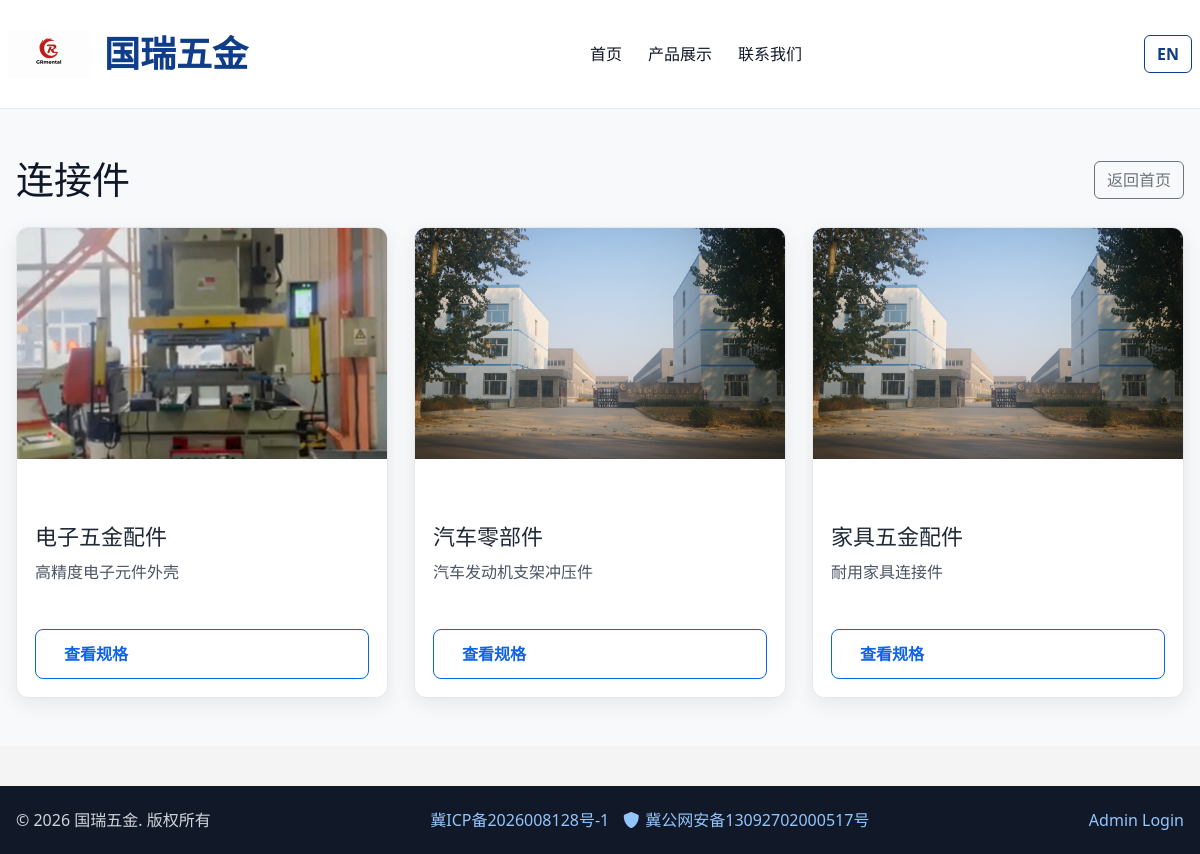
Page /category/1 on the committed database.
### tables this page shows
CREATE TABLE site_config (
                key TEXT PRIMARY KEY,
                value_zh TEXT,
                value_en TEXT
            );

CREATE TABLE categories (
    id INTEGER PRIMARY KEY AUTOINCREMENT,
    name_zh TEXT NOT NULL,
    name_en TEXT NOT NULL,
    image_path TEXT,
    sort_order INTEGER DEFAULT 0
);

CREATE TABLE products (
                id INTEGER PRIMARY KEY AUTOINCREMENT,
                name_zh TEXT NOT NULL,
                name_en TEXT NOT NULL,
                desc_zh TEXT,
                desc_en TEXT,
                specs_zh TEXT,
                specs_en TEXT,
                image_path TEXT
            , category_id INTEGER DEFAULT 1, pdf_path TEXT);

### app.py (the view)
@app.route('/category/<int:category_id>')
def category(category_id):
    db = get_db()
    category = db.execute('SELECT * FROM categories WHERE id = ?', (category_id,)).fetchone()
    if not category:
        return "Category not found", 404
    products = db.execute('SELECT * FROM products WHERE category_id = ?', (category_id,)).fetchall()
    return render_template('category.html', category=category, products=products)

### app.py (called while the page is built)
def get_db():
    db = getattr(g, '_database', None)
    if db is None:
        db = g._database = sqlite3.connect(DATABASE)
        db.row_factory = sqlite3.Row
    return db

@app.teardown_appcontext
def close_connection(exception):
    db = getattr(g, '_database', None)
    if db is not None:
        db.close()

def get_lang():
    return session.get('lang', 'zh')

def get_trans(key):
    lang = get_lang()
    db = get_db()
    row = db.execute('SELECT value_zh, value_en FROM site_config WHERE key = ?', (key,)).fetchone()
    if row:
        return row[f'value_{lang}']
    return key

def config_val(key):
    return get_trans(key)

def product_image_path(product):
    image_path = product['image_path'] if product and product['image_path'] else ''
    static_root = os.path.join(app.root_path, 'static')
    if image_path:
        full_path = os.path.join(static_root, image_path.replace('/', os.sep))
        if os.path.exists(full_path):
            return image_path
    return 'images/factory.jpg'

### templates/category.html
{% extends 'base.html' %}
{% block content %}
<section class="section-block bg-light py-5">
    <div class="container shell">
        <div class="d-flex justify-content-between align-items-center mb-4">
            <h1 class="section-title mb-0" style="text-align: left;">{{ category['name_' + session.get('lang', 'zh')] }}</h1>
            <a href="{{ url_for('index') }}" class="btn btn-outline-secondary">{{ 'Back to Home' if session.get('lang') == 'en' else '返回首页' }}</a>
        </div>
        <div class="product-grid" style="grid-template-columns: repeat(auto-fill, minmax(280px, 1fr));">
            {% for product in products %}
            <a class="product-card product-link" href="{{ url_for('product_detail', product_id=product.id) }}">
                <div class="img-wrapper" style="overflow: hidden; aspect-ratio: 4/3;">
                    <img src="{{ url_for('static', filename=product_image_path(product)) }}" alt="{{ product['name_' + session.get('lang', 'zh')] }}" loading="lazy" class="zoom-img">
                </div>
                <div class="product-content">
                    <h3>{{ product['name_' + session.get('lang', 'zh')] }}</h3>
                    <p class="text-truncate">{{ product['desc_' + session.get('lang', 'zh')] }}</p>
                    <span class="ghost-btn">{{ 'View Specs' if session.get('lang') == 'en' else '查看规格' }}</span>
                </div>
            </a>
            {% else %}
            <div class="col-12 text-center py-5">
                <p class="text-muted">{{ 'No products found in this category.' if session.get('lang') == 'en' else '暂无产品' }}</p>
            </div>
            {% endfor %}
        </div>
    </div>
</section>
{% endblock %}

### templates/base.html (shortened to what this page needs)
<!DOCTYPE html>
<html lang="{{ session.get('lang', 'zh') }}">
<head>
    <link rel="stylesheet" href="https://cdnjs.cloudflare.com/ajax/libs/bootstrap/5.3.0/css/bootstrap.min.css">
    <link rel="stylesheet" href="{{ url_for('static', filename='css/style.css') }}">
    <link rel="stylesheet" href="https://cdnjs.cloudflare.com/ajax/libs/font-awesome/6.0.0/css/all.min.css">
</head>
<body>
    <header class="site-header">
        <div class="container shell">
            <a class="brand" href="{{ url_for('index') }}">
                <img src="{{ url_for('static', filename='images/logo.png') }}" alt="logo">
                <span>{{ config_val('company_name') }}</span>
            </a>
            <nav class="top-nav">
                <a href="{{ url_for('index') }}">{{ 'Home' if session.get('lang') == 'en' else '首页' }}</a>
                <a href="{{ url_for('index') }}#products">{{ 'Products' if session.get('lang') == 'en' else '产品展示' }}</a>
                <a href="{{ url_for('contact') }}">{{ 'Contact' if session.get('lang') == 'en' else '联系我们' }}</a>
            </nav>
            <a class="lang-switch" href="{{ url_for('set_lang', lang='zh' if session.get('lang') == 'en' else 'en') }}">
                {{ '中文' if session.get('lang') == 'en' else 'EN' }}
            </a>
        </div>
    </header>
    {% block content %}{% endblock %}
    <footer class="site-footer">
        <div class="container shell footer-shell">
            <p>&copy; 2026 {{ config_val('company_name') }}. {{ 'All Rights Reserved' if session.get('lang') == 'en' else '版权所有' }}</p>
            <div class="footer-beian">
                <a href="https://beian.miit.gov.cn/" target="_blank" rel="noopener noreferrer">冀ICP备2026008128号-1</a>
                <a href="https://beian.mps.gov.cn/#/query/webSearch?code=13092702000517" target="_blank" rel="noreferrer noopener">
                    <i class="fas fa-shield-alt"></i>
                    <span>冀公网安备13092702000517号</span>
                </a>
            </div>
            <a href="{{ url_for('admin_login') }}">Admin Login</a>
        </div>
    </footer>
</body>
</html>

### static/css/style.css (style rules this page uses)
* { box-sizing: border-box; }
body { margin: 0; font-family: "Segoe UI", "PingFang SC", "Microsoft YaHei", sans-serif; color: #1f2937; background-color: #f4f4f4; }
a { text-decoration: none; }
.shell { max-width: 1200px; margin: 0 auto; }
.site-header { position: sticky; top: 0; z-index: 20; background: #ffffff; border-bottom: 1px solid #e5e7eb; }
.site-header .shell { display: flex; align-items: center; justify-content: space-between; gap: 24px; padding: 12px 8px; }
.brand { display: flex; align-items: center; gap: 12px; font-size: 36px; font-weight: 700; color: #0f3d8a; }
.brand img { width: 84px; height: 84px; object-fit: contain; }
.top-nav { display: flex; align-items: center; gap: 26px; }
.top-nav a { color: #111827; font-weight: 500; }
.lang-switch { border: 1px solid #0f3d8a; color: #0f3d8a; font-weight: 600; padding: 6px 12px; border-radius: 6px; }
.section-block { padding: 72px 0; }
.section-title { margin: 0 0 34px; font-size: 38px; color: #0f172a; text-align: center; }
.product-grid { display: grid; grid-template-columns: repeat(2, minmax(0, 1fr)); gap: 26px; }
.product-card { background: #ffffff; border: 1px solid #e5e7eb; border-radius: 12px; overflow: hidden; box-shadow: 0 6px 20px rgba(15, 23, 42, 0.08); transition: transform 0.25s ease, box-shadow 0.25s ease; height: 100%; display: flex; flex-direction: column; }
.product-link { display: flex; flex-direction: column; color: inherit; height: 100%; }
.product-card .img-wrapper { overflow: hidden; }
.zoom-img { transition: transform 0.4s ease; }
.product-card img { width: 100%; aspect-ratio: 16 / 10; object-fit: cover; display: block; }
.product-content { padding: 18px; flex-grow: 1; display: flex; flex-direction: column; }
.product-content h3 { margin: 0; font-size: 22px; }
.product-content p { margin: 10px 0 14px; color: #4b5563; min-height: 56px; line-height: 1.7; }
.product-content span { color: #0f63e9; font-weight: 700; }
.ghost-btn { display: inline-block; padding: 12px 28px; border-radius: 8px; border: 1px solid #0f63e9; color: #0f63e9; font-weight: 700; }
.site-footer { background: #111827; color: #d1d5db; margin-top: 40px; }
.footer-shell { display: flex; align-items: center; justify-content: space-between; gap: 14px; padding: 22px 8px; }
.footer-shell p { margin: 0; }
.footer-shell a { color: #93c5fd; }
.footer-beian { display: flex; align-items: center; gap: 14px; }
.footer-beian a { display: inline-flex; align-items: center; gap: 6px; }
@media (max-width: 1200px) { .shell { padding-left: 16px; padding-right: 16px; } }

### rows in the picture
site_config: value_zh "国瑞五金"
categories: name_zh "连接件"
products: image_path (picture), name_zh "电子五金配件", desc_zh "高精度电子元件外壳", value "查看规格"
products: name_zh "汽车零部件", desc_zh "汽车发动机支架冲压件", value "查看规格"
products: name_zh "家具五金配件", desc_zh "耐用家具连接件", value "查看规格"

### other values in the picture
{{ 'Home' if session.get('lang') == 'en' else '首页' }} "首页"
{{ 'Products' if session.get('lang') == 'en' else '产品展示' }} "产品展示"
{{ 'Contact' if session.get('lang') == 'en' else '联系我们' }} "联系我们"
{{ '中文' if session.get('lang') == 'en' else 'EN' }} "EN"
{{ 'Back to Home' if session.get('lang') == 'en' else '返回首页' }} "返回首页"
{{ 'All Rights Reserved' if session.get('lang') == 'en' else '版权所有' }} "版权所有"
